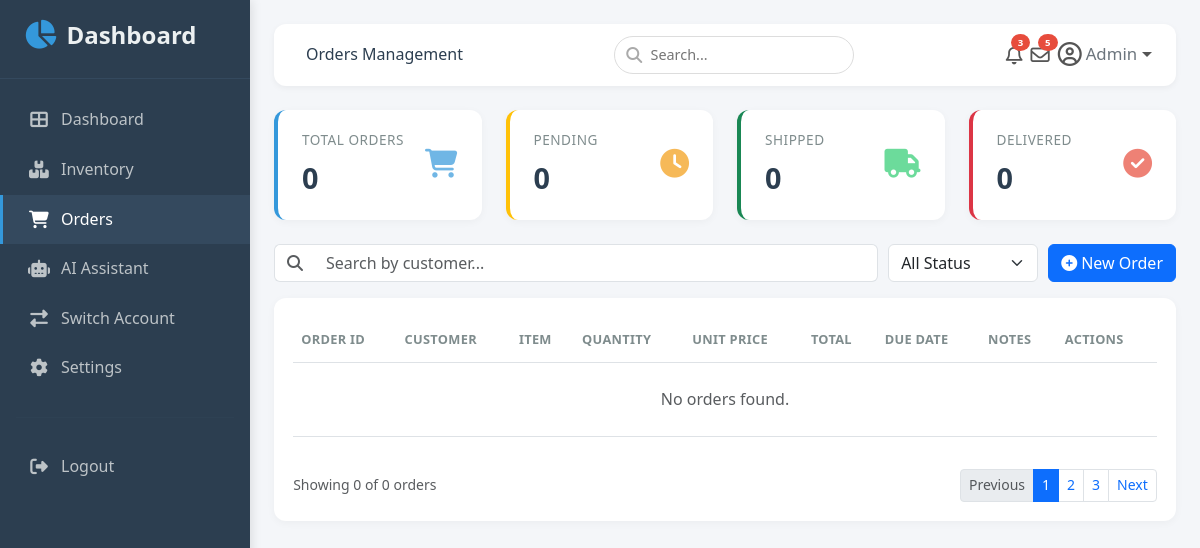
/orders (signed in), run on an earlier commit of the app's database.
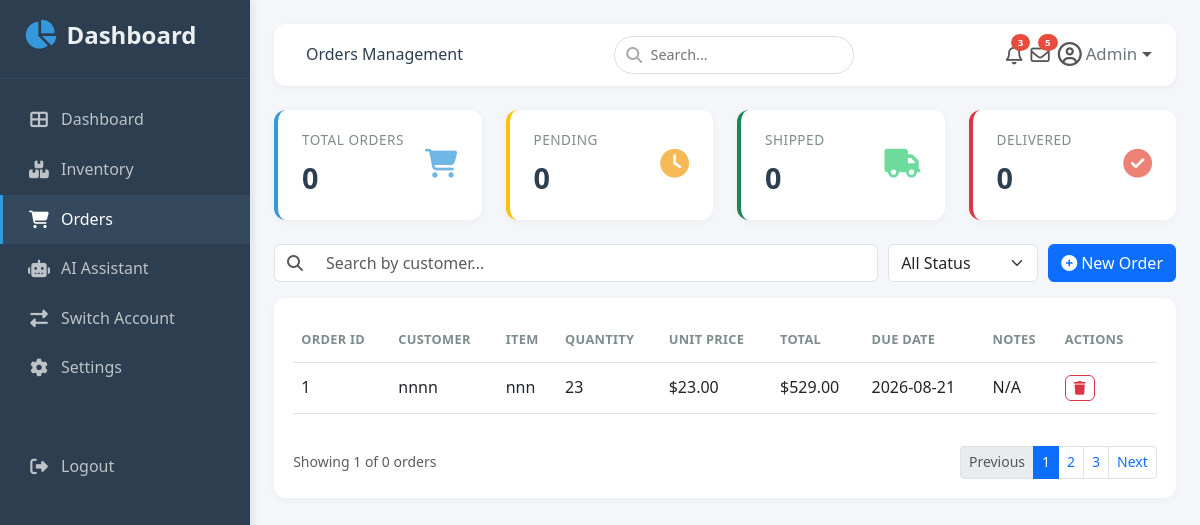
And on a later commit of the database.
### app.py (models this page shows)
class Order(db.Model):
    id            = db.Column(db.Integer, primary_key=True)
    customer_name = db.Column(db.String(100), nullable=False)
    inventory_item_id = db.Column(db.Integer, nullable=False)
    quantity_item = db.Column(db.Integer, nullable=False)
    unit_price = db.Column(db.Float, nullable=False)
    due_date = db.Column(db.DateTime, nullable=True)
    user_id = db.Column(db.Integer, db.ForeignKey('user.id'), nullable=False)
    notes = db.Column(db.Text)

class Data(db.Model):
    id            = db.Column(db.Integer, primary_key=True)
    name = db.Column(db.String(100), nullable=False)
    price = db.Column(db.Integer, nullable=False)
    quantity = db.Column(db.Integer, nullable=False)
    user_id = db.Column(db.Integer, db.ForeignKey('user.id'), nullable=False)

### app.py (the view, shortened to what this page needs)
@app.route('/orders', methods=['GET', 'POST'])
@login_required
def orders():
    orders_data = Order.query.filter_by(user_id=current_user.id).all()
    inventory_items = Data.query.filter_by(user_id=current_user.id).all()
    return render_template(
        'Orders.html',
        orders=orders_data,
        machines=inventory_items
    )

### app.py (called while the page is built)
@login_manager.user_loader
def load_user(user_id):
    return User.query.get(int(user_id))

### templates/Orders.html (shortened to what the changed rows need)
{% extends "base.html" %}
{% block content %}
<div class="table-container">
  <div class="table-responsive">
    <table class="table table-hover align-middle" id="ordersTable">
      <thead>
        <tr>
          <th>Order ID</th>
          <th>Customer</th>
          <th>Item</th>
          <th>Quantity</th>
          <th>Unit Price</th>
          <th>Total</th>
          <th>Due Date</th>
          <th>Notes</th>
          <th style="width: 100px;">Actions</th>
        </tr>
      </thead>
      <tbody id="ordersTableBody">
        {% for order in orders %}
        <tr>
          <td>{{ order.id }}</td>
          <td>{{ order.customer_name }}</td>
          <td>
            {% for item in machines %}
              {% if item.id == order.inventory_item_id %}
                {{ item.name }}
              {% endif %}
            {% endfor %}
          </td>
          <td>{{ order.quantity_item }}</td>
          <td>${{ "%.2f"|format(order.unit_price) }}</td>
          <td>${{ "%.2f"|format(order.quantity_item * order.unit_price) }}</td>
          <td>{{ order.due_date.strftime('%Y-%m-%d') if order.due_date else 'N/A' }}</td>
          <td>{{ order.notes[:50] + '...' if order.notes and order.notes|length > 50 else order.notes or 'N/A' }}</td>
          <td>
            <button class="btn btn-sm btn-outline-danger action-btn delete-btn" data-id="{{ order.id }}" title="Delete">
              <i class="fas fa-trash"></i>
            </button>
          </td>
        </tr>
        {% else %}
        <tr>
          <td colspan="9" class="text-center py-4 text-muted">No orders found.</td>
        </tr>
        {% endfor %}
      </tbody>
    </table>
  </div>
  <div class="pagination-bar">
    <div class="text-muted small">
      Showing {{ orders|length if orders else 0 }} of {{ total_orders|default(0) }} orders
    </div>
    <nav>
      <ul class="pagination pagination-sm">
      </ul>
    </nav>
  </div>
</div>
{% endblock %}

What changed in the data, as far as the page shows it:
added Order: id "1", customer_name "nnnn", quantity_item "23", unit_price "23.00", order.quantity_item*order.unit_price "529.00", due_date "2026-08-21", notes "N/A"
added Data: name "nnn"
Also different on the page:
{{ orders|length if orders else 0 }}: "0" → "1"
text no longer shown: "No orders found."
